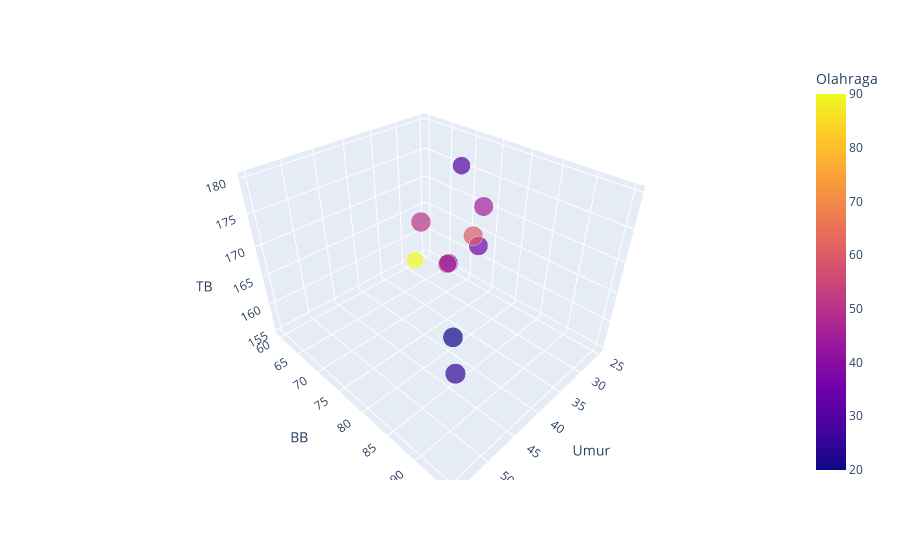

The code cell stored with this chart in its notebook:
### Code cell
fig = px.scatter_3d(df, x = 'Umur', y = 'BB', z = 'TB', color = 'Olahraga', size = 'Kalori', hover_name = 'Umur')
fig.show()

### Figure 1 — Plotly figure (JSON) as saved in the notebook; plotly's stock layout.template omitted (floating-point values rounded to 4 significant figures)
{"data": [{"hovertemplate": "<b>%{hovertext}</b><br><br>Umur=%{x}<br>BB=%{y}<br>TB=%{z}<br>Kalori=%{marker.size}<br>Olahraga=%{marker.color}<extra></extra>", "hovertext": [25, 40, 30, 50, 35, 45, 28, 55, 32, 38], "legendgroup": "", "marker": {"color": [30, 45, 60, 20, 40, 50, 90, 25, 35, 60], "coloraxis": "coloraxis", "size": [2400, 2800, 2600, 3000, 2700, 2900, 2200, 3100, 2750, 2850], "sizemode": "area", "sizeref": 7.75, "symbol": "circle"}, "mode": "markers", "name": "", "scene": "scene", "showlegend": false, "type": "scatter3d", "x": [25, 40, 30, 50, 35, 45, 28, 55, 32, 38], "y": [68, 85, 70, 90, 75, 80, 60, 95, 78, 82], "z": [175, 180, 160, 170, 165, 178, 155, 172, 168, 174]}], "layout": {"coloraxis": {"colorbar": {"title": {"text": "Olahraga"}}, "colorscale": [[0, "#0d0887"], [0.1111, "#46039f"], [0.2222, "#7201a8"], [0.3333, "#9c179e"], [0.4444, "#bd3786"], [0.5556, "#d8576b"], [0.6667, "#ed7953"], [0.7778, "#fb9f3a"], [0.8889, "#fdca26"], [1, "#f0f921"]]}, "legend": {"itemsizing": "constant", "tracegroupgap": 0}, "margin": {"t": 60}, "scene": {"domain": {"x": [0, 1], "y": [0, 1]}, "xaxis": {"title": {"text": "Umur"}}, "yaxis": {"title": {"text": "BB"}}, "zaxis": {"title": {"text": "TB"}}}}}
